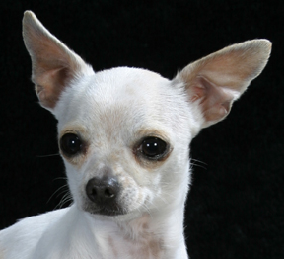
#> input picture WhiteTanChihuahua2.png, 284 x 259 px
$ python test.py
#> lines starting #> are read from the running program, lines starting #| are printed output that depends on the picture
### chihuahua.py
from time import sleep
from PIL import Image
import numpy as np


def _imag2dots(imag, rot_deg, background='white'):
    grey_imag = imag.convert('LA').rotate(rot_deg)
    arr = np.asarray(grey_imag)

    if background == 'white':
        code = {
            4: '  ',
            3: '░░',
            2: '▒▒',
            1: '▓▓',
            0: '██'
        }
    elif background == 'black':
        code = {
            0: '  ',
            1: '░░',
            2: '▒▒',
            3: '▓▓',
            4: '██'
        }
    else:
        raise ValueError(f'Unavailable color `{background}`')

    class_edge = np.linspace(0, 255+1, 6, dtype=int)

    white = arr[:,:,0]

    str_list = []
    for irow in range(white.shape[0]):
        class_ = np.sum((white[[irow],:].T - class_edge) >= 0, axis=1) - 1
        symbols = [code[c] for c in class_]
        str_row = ''.join(symbols)
        str_list.append(str_row + '\n')

    res = ''.join(str_list)
    return res


def _cstr(s, r, g, b):
    return f'\033[38;2;{r};{g};{b}m{s}\033[0m'


# [17 lines left out: function _imag2cstr, not called in this run]


def chihuahua(size=(35, 33), color=False, background='white', time=0.25, rotate=False):
    """
    size :
        (width, height), image size (pixel)
    color :
        bool, determine chihuahua is colored or black and white.
        This option can not work in some situations (e.g windows cmd).
    background :
        'white' or 'black'. the console background color
        It is not necessary when color = True.
    time :
        Stopping time after each chihuahua is printed.
    rotate :
        bool, determine if chihuahua is rotated or not.

    Example
    -------
    >>> @chihuahua()
    >>> def test_func(a, b):
    >>>     return a + b
    >>>
    >>> test_func(1, b)

    """
#> called with size = (35, 33), color = False, background = 'black', time = 0.25, rotate = False
    imag = Image.open('WhiteTanChihuahua2.png').resize(size)
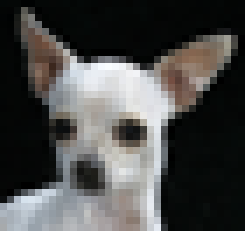
#> imag: PIL image 35x33 RGBA (shown 7 times larger); mean R, G, B, A 75.1, 75, 73.8, 255

    def decorator(func):
        def inner(*args, **kwargs):
            thetas = np.linspace(0, 360, 10) if rotate else [0]
            for theta in thetas:
                dogggggggg = _imag2cstr(imag, theta) if color else _imag2dots(imag, theta, background)
                print(dogggggggg)
                sleep(time)
#> this loop made 1 pass
#> pass 1, in _imag2dots, `grey_imag = imag.convert('LA').rotate(rot_deg)`:
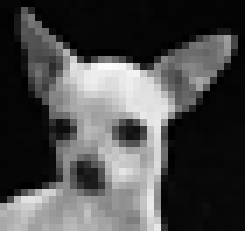
#> grey_imag: PIL image 35x33 LA (shown 7 times larger); mean R, G, B, A 74.9, 74.9, 74.9, 255
            print('吉娃娃向你說好！')
            return func(*args, **kwargs)
        return inner

    return decorator

### test.py
from time import sleep
from chihuahua import chihuahua

@chihuahua(background='black')
def test1(a, b):
#> the loop in inner (call 2), `for theta in thetas:` made 10 passes
#> pass 2, in _imag2dots (call 3), `grey_imag = imag.convert('LA').rotate(rot_deg)`:
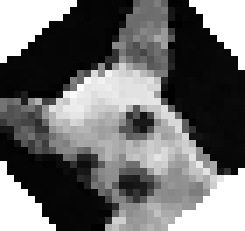
#> grey_imag: PIL image 35x33 LA (shown 7 times larger); mean R, G, B, A 65.7, 65.7, 65.7, 211.3; transparent parts drawn white
#> pass 2, in _imag2dots (call 3), `white = arr[:,:,0]`:
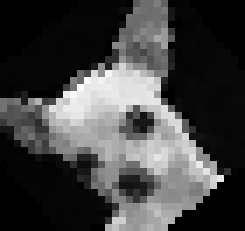
#> white: shape (33, 35) (shown 7 times larger); min 0, max 252, mean 65.7
#> pass 3, in _imag2dots (call 4), `grey_imag = imag.convert('LA').rotate(rot_deg)`:
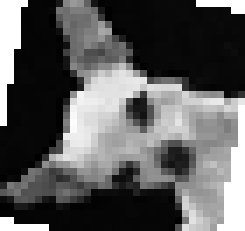
#> grey_imag: PIL image 35x33 LA (shown 7 times larger); mean R, G, B, A 71.6, 71.6, 71.6, 234.2; transparent parts drawn white
#> pass 3, in _imag2dots (call 4), `white = arr[:,:,0]`:
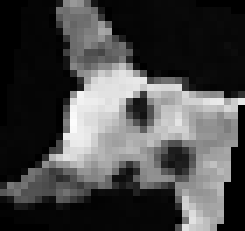
#> white: shape (33, 35) (shown 7 times larger); min 0, max 252, mean 71.6
    return a + b

@chihuahua(background='black', rotate=True)
def test2(a, b):
    return a + b


print(' ==== test chihuahua ====')
print('func test1: one chihuahua')
test1(1, 2)
sleep(2)

print('func test2: rotated chihuahua')
test2(1, 2)
